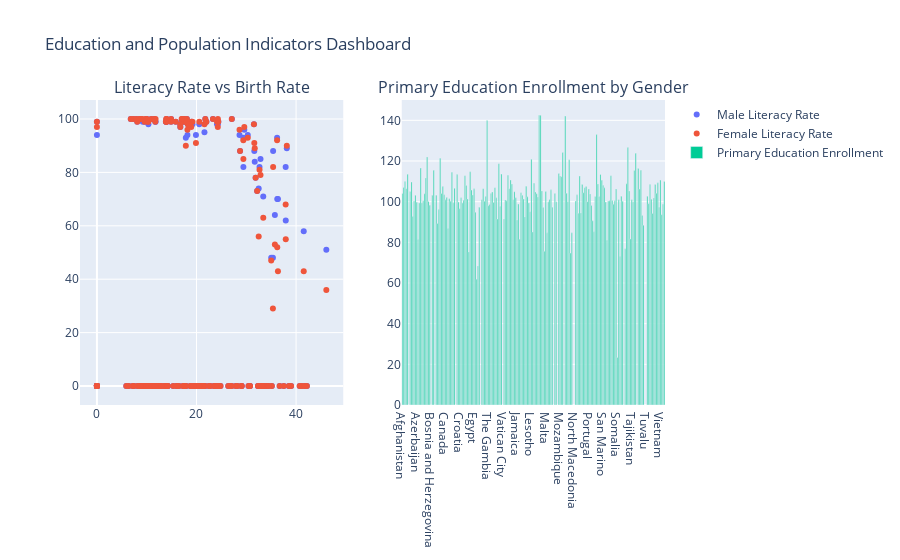

Here is the notebook cell this chart was saved with:
### Code cell
# Task extra
# Create dashboards with scatter plots and bar charts
fig_dashboard = make_subplots(rows=1, cols=2, subplot_titles=('Literacy Rate vs Birth Rate', 'Primary Education Enrollment by Gender'))

# Scatter Plot: Literacy Rate vs. Birth Rate
fig_dashboard.add_trace(go.Scatter(x=df['Birth_Rate'], y=df['Youth_15_24_Literacy_Rate_Male'], mode='markers', name='Male Literacy Rate'),
                        row=1, col=1)
fig_dashboard.add_trace(go.Scatter(x=df['Birth_Rate'], y=df['Youth_15_24_Literacy_Rate_Female'], mode='markers', name='Female Literacy Rate'),
                        row=1, col=1)

# Bar chart: Primary education enrollment rates by country
fig_dashboard.add_trace(go.Bar(x=df['Countries and areas'], y=df['Gross_Primary_Education_Enrollment'], name='Primary Education Enrollment'),
                        row=1, col=2)

fig_dashboard.update_layout(title_text='Education and Population Indicators Dashboard')
fig_dashboard.show()

### Figure 1 — Plotly figure (JSON) as saved in the notebook; plotly's stock layout.template omitted (floating-point values rounded to 4 significant figures; data arrays with more than 128 entries replaced by an {"elided": "..."} marker saying what was removed)
{"data": [{"mode": "markers", "name": "Male Literacy Rate", "type": "scatter", "x": {"elided": "202 float values"}, "xaxis": "x", "y": {"elided": "202 int values"}, "yaxis": "y"}, {"mode": "markers", "name": "Female Literacy Rate", "type": "scatter", "x": {"elided": "202 float values"}, "xaxis": "x", "y": {"elided": "202 int values"}, "yaxis": "y"}, {"name": "Primary Education Enrollment", "type": "bar", "x": {"elided": "202 str values"}, "xaxis": "x2", "y": {"elided": "202 float values"}, "yaxis": "y2"}], "layout": {"annotations": [{"font": {"size": 16}, "showarrow": false, "text": "Literacy Rate vs Birth Rate", "x": 0.225, "xanchor": "center", "xref": "paper", "y": 1, "yanchor": "bottom", "yref": "paper"}, {"font": {"size": 16}, "showarrow": false, "text": "Primary Education Enrollment by Gender", "x": 0.775, "xanchor": "center", "xref": "paper", "y": 1, "yanchor": "bottom", "yref": "paper"}], "title": {"text": "Education and Population Indicators Dashboard"}, "xaxis": {"anchor": "y", "domain": [0, 0.45]}, "xaxis2": {"anchor": "y2", "domain": [0.55, 1]}, "yaxis": {"anchor": "x", "domain": [0, 1]}, "yaxis2": {"anchor": "x2", "domain": [0, 1]}}}
